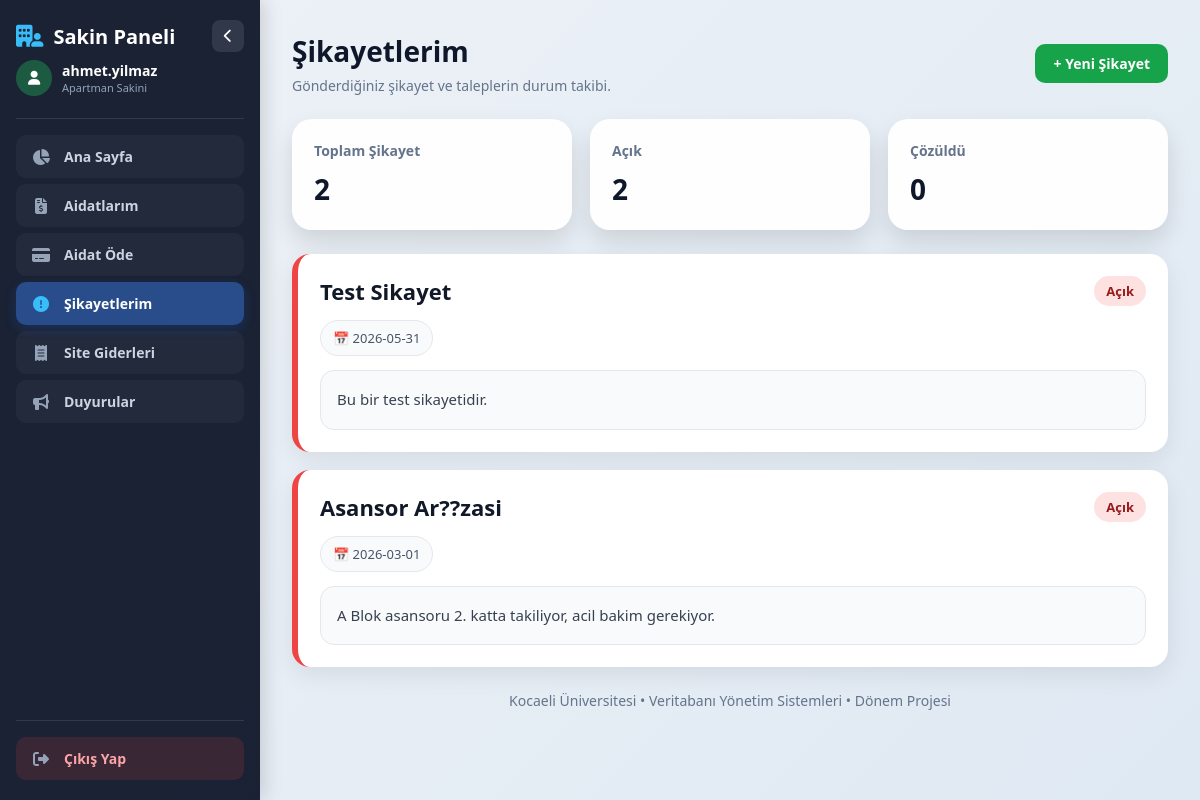
Screenshot of /resident/my_complaints.php (signed in) with the database file from the repository.
### tables this page shows
CREATE TABLE `complaints` (
  `complaint_id` int(11) NOT NULL,
  `resident_id` int(11) NOT NULL,
  `title` varchar(200) NOT NULL,
  `description` text NOT NULL,
  `status` enum('acik','cozuldu') NOT NULL DEFAULT 'acik',
  `complaint_date` date NOT NULL,
  `created_at` timestamp NOT NULL DEFAULT current_timestamp()
);

### resident/my_complaints.php (the view, shortened to what this page needs)
<?php
require_once "../includes/functions.php";
require_once "../includes/auth.php";
$resident_id = $_SESSION['resident_id'] ?? 0;
$complaints = $conn->prepare("SELECT * FROM complaints WHERE resident_id = ? ORDER BY complaint_id DESC");
$complaints->execute([$resident_id]);
$complaints = $complaints->fetchAll(PDO::FETCH_ASSOC);
$total = count($complaints);
$open = 0;
$closed = 0;
foreach($complaints as $c){
    if($c['status'] == 'acik') $open++;
    else $closed++;
}
require_once "../includes/header_resident.php";
?>
        <div class="top-bar">
            <div>
                <h1>Şikayetlerim</h1>
                <p>Gönderdiğiniz şikayet ve taleplerin durum takibi.</p>
            </div>
            <a class="btn btn-success" href="add_complaint.php">+ Yeni Şikayet</a>
        </div>
        <div class="cards">
            <div class="card">
                <h3>Toplam Şikayet</h3>
                <p><?php echo $total; ?></p>
            </div>
            <div class="card">
                <h3>Açık</h3>
                <p><?php echo $open; ?></p>
            </div>
            <div class="card">
                <h3>Çözüldü</h3>
                <p><?php echo $closed; ?></p>
            </div>
        </div>
        <div class="list-box">
            <?php if(count($complaints) > 0): ?>
                <?php foreach($complaints as $c): ?>
                    <div class="complaint-card <?php echo $c['status'] == 'acik' ? 'open' : 'closed'; ?>">
                        <div class="complaint-header">
                            <div class="complaint-title"><?php echo $c['title']; ?></div>
                            <?php echo complaintStatusBadge($c['status']); ?>
                        </div>
                        <div class="meta-row">
                            <div class="meta-item">📅 <?php echo $c['complaint_date']; ?></div>
                        </div>
                        <div class="description-box"><?php echo $c['description']; ?></div>
                    </div>
                <?php endforeach; ?>
            <?php else: ?>
                <div class="empty-box">Henüz şikayet kaydınız bulunmamaktadır.</div>
            <?php endif; ?>
        </div>
<?php require_once "../includes/footer_resident.php"; ?>

### includes/functions.php (shortened to what this page needs)
<?php
function complaintStatusBadge($status) {
    if ($status == 'acik') {
        return '<span class="badge badge-open">Açık</span>';
    }
    return '<span class="badge badge-closed">Çözüldü</span>';
}

### assets/css/style.css (style rules this page uses)
* { box-sizing: border-box; margin: 0; padding: 0; }
body { font-family: 'Segoe UI', Tahoma, Geneva, Verdana, sans-serif; background: linear-gradient(135deg, #eef2f7, #dfe9f3); min-height: 100vh; color: #1f2937; }
.top-bar { display: flex; justify-content: space-between; align-items: center; margin-bottom: 24px; flex-wrap: wrap; gap: 12px; }
.top-bar h1 { margin: 0; font-size: 28px; color: #0f172a; }
.top-bar p { margin-top: 6px; color: #64748b; font-size: 14px; }
.btn { display: inline-flex; align-items: center; gap: 6px; text-decoration: none; background: #2563eb; color: white; padding: 10px 18px; border-radius: 10px; font-weight: bold; transition: 0.3s; border: none; cursor: pointer; font-size: 14px; }
.btn-success { background: #16a34a; }
.cards { display: grid; grid-template-columns: repeat(auto-fit, minmax(220px, 1fr)); gap: 18px; margin-bottom: 24px; }
.stat-card, .card { background: rgba(255,255,255,0.96); border-radius: 20px; padding: 22px; box-shadow: 0 12px 24px rgba(0,0,0,0.12); transition: 0.3s; }
.stat-card h3, .card h3 { font-size: 14px; color: #64748b; margin-bottom: 10px; }
.stat-card p, .card p { font-size: 28px; font-weight: bold; color: #0f172a; }
.badge { display: inline-block; padding: 6px 12px; border-radius: 999px; font-size: 13px; font-weight: bold; }
.badge-open { background: #fee2e2; color: #991b1b; }
.list-box { display: grid; gap: 18px; }
.complaint-card { background: white; border-radius: 18px; padding: 22px; box-shadow: 0 8px 24px rgba(0,0,0,0.08); border-left: 6px solid #94a3b8; }
.complaint-card.open { border-left-color: #ef4444; }
.complaint-header { display: flex; justify-content: space-between; align-items: flex-start; gap: 12px; flex-wrap: wrap; margin-bottom: 14px; }
.complaint-title { font-size: 22px; font-weight: bold; color: #111827; }
.meta-row { display: flex; flex-wrap: wrap; gap: 10px; margin-bottom: 14px; }
.meta-item { background: #f8fafc; border: 1px solid #e5e7eb; color: #475569; padding: 8px 12px; border-radius: 999px; font-size: 13px; }
.description-box { background: #f9fafb; border: 1px solid #e5e7eb; border-radius: 14px; padding: 16px; color: #374151; line-height: 1.7; font-size: 15px; }

### rows the page displays
complaints: title "Test Sikayet", status "Açık", complaint_date "2026-05-31", description "Bu bir test sikayetidir."
complaints: title "Asansor Ar??zasi", status "Açık", complaint_date "2026-03-01", description "A Blok asansoru 2. katta takiliyor, acil bakim gerekiyor."

### other values shown
$_SESSION['username'] "ahmet.yilmaz"
$total "2"
$open "2"
$closed "0"
